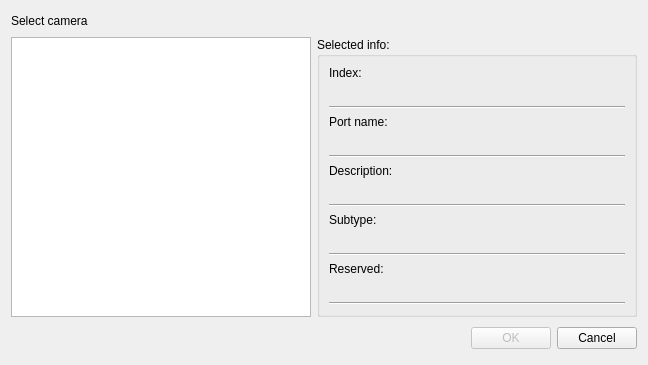
<?xml version="1.0" encoding="UTF-8"?>
<ui version="4.0">
 <class>CameraSelectionClass</class>
 <widget class="QDialog" name="CameraSelectionClass">
  <property name="windowModality">
   <enum>Qt::ApplicationModal</enum>
  </property>
  <property name="windowTitle">
   <string>Camera selection</string>
  </property>
  <layout class="QVBoxLayout" name="verticalLayout">
   <item>
    <layout class="QHBoxLayout" name="horizontalLayout">
     <item>
      <widget class="QLabel" name="welcomeLabel">
       <property name="text">
        <string>Select camera</string>
       </property>
      </widget>
     </item>
     <item>
      <spacer name="horizontalSpacer">
       <property name="orientation">
        <enum>Qt::Horizontal</enum>
       </property>
       <property name="sizeHint" stdset="0">
        <size>
         <width>40</width>
         <height>20</height>
        </size>
       </property>
      </spacer>
     </item>
    </layout>
   </item>
   <item>
    <layout class="QHBoxLayout" name="horizontalLayout_2">
     <item>
      <widget class="QListWidget" name="camerasListWidget">
       <property name="minimumSize">
        <size>
         <width>300</width>
         <height>0</height>
        </size>
       </property>
       <property name="editTriggers">
        <set>QAbstractItemView::NoEditTriggers</set>
       </property>
       <property name="defaultDropAction">
        <enum>Qt::IgnoreAction</enum>
       </property>
      </widget>
     </item>
     <item>
      <layout class="QVBoxLayout" name="verticalLayout_8">
       <property name="spacing">
        <number>0</number>
       </property>
       <item>
        <widget class="QGroupBox" name="selectedGroupBox">
         <property name="minimumSize">
          <size>
           <width>320</width>
           <height>0</height>
          </size>
         </property>
         <property name="title">
          <string>Selected info:</string>
         </property>
         <layout class="QVBoxLayout" name="verticalLayout_2">
          <item>
           <widget class="QLabel" name="indexLabel">
            <property name="text">
             <string>Index:</string>
            </property>
           </widget>
          </item>
          <item>
           <widget class="QLabel" name="indexDataLabel">
            <property name="text">
             <string/>
            </property>
           </widget>
          </item>
          <item>
           <widget class="Line" name="line">
            <property name="orientation">
             <enum>Qt::Horizontal</enum>
            </property>
           </widget>
          </item>
          <item>
           <widget class="QLabel" name="portNameLabel">
            <property name="text">
             <string>Port name:</string>
            </property>
           </widget>
          </item>
          <item>
           <widget class="QLabel" name="portNameDataLabel">
            <property name="text">
             <string/>
            </property>
           </widget>
          </item>
          <item>
           <widget class="Line" name="line_2">
            <property name="orientation">
             <enum>Qt::Horizontal</enum>
            </property>
           </widget>
          </item>
          <item>
           <widget class="QLabel" name="descriptionLabel">
            <property name="text">
             <string>Description:</string>
            </property>
           </widget>
          </item>
          <item>
           <widget class="QLabel" name="descriptionDataLabel">
            <property name="text">
             <string/>
            </property>
           </widget>
          </item>
          <item>
           <widget class="Line" name="line_4">
            <property name="orientation">
             <enum>Qt::Horizontal</enum>
            </property>
           </widget>
          </item>
          <item>
           <widget class="QLabel" name="subtypeLabel">
            <property name="text">
             <string>Subtype:</string>
            </property>
           </widget>
          </item>
          <item>
           <widget class="QLabel" name="subtypeDataLabel">
            <property name="text">
             <string/>
            </property>
           </widget>
          </item>
          <item>
           <widget class="Line" name="line_3">
            <property name="orientation">
             <enum>Qt::Horizontal</enum>
            </property>
           </widget>
          </item>
          <item>
           <widget class="QLabel" name="reservedLabel">
            <property name="text">
             <string>Reserved:</string>
            </property>
           </widget>
          </item>
          <item>
           <widget class="QLabel" name="reservedDataLabel">
            <property name="text">
             <string/>
            </property>
           </widget>
          </item>
          <item>
           <widget class="Line" name="line_5">
            <property name="orientation">
             <enum>Qt::Horizontal</enum>
            </property>
           </widget>
          </item>
         </layout>
        </widget>
       </item>
       <item>
        <spacer name="verticalSpacer">
         <property name="orientation">
          <enum>Qt::Vertical</enum>
         </property>
         <property name="sizeType">
          <enum>QSizePolicy::MinimumExpanding</enum>
         </property>
         <property name="sizeHint" stdset="0">
          <size>
           <width>0</width>
           <height>0</height>
          </size>
         </property>
        </spacer>
       </item>
      </layout>
     </item>
    </layout>
   </item>
   <item>
    <layout class="QHBoxLayout" name="horizontalLayout_6">
     <item>
      <spacer name="horizontalSpacer_5">
       <property name="orientation">
        <enum>Qt::Horizontal</enum>
       </property>
       <property name="sizeHint" stdset="0">
        <size>
         <width>131</width>
         <height>31</height>
        </size>
       </property>
      </spacer>
     </item>
     <item>
      <widget class="QPushButton" name="okButton">
       <property name="enabled">
        <bool>false</bool>
       </property>
       <property name="text">
        <string>OK</string>
       </property>
      </widget>
     </item>
     <item>
      <widget class="QPushButton" name="cancelButton">
       <property name="text">
        <string>Cancel</string>
       </property>
      </widget>
     </item>
    </layout>
   </item>
  </layout>
 </widget>
 <resources/>
 <connections>
  <connection>
   <sender>okButton</sender>
   <signal>clicked()</signal>
   <receiver>CameraSelectionClass</receiver>
   <slot>accept()</slot>
   <hints>
    <hint type="sourcelabel">
     <x>752</x>
     <y>264</y>
    </hint>
    <hint type="destinationlabel">
     <x>96</x>
     <y>254</y>
    </hint>
   </hints>
  </connection>
  <connection>
   <sender>cancelButton</sender>
   <signal>clicked()</signal>
   <receiver>CameraSelectionClass</receiver>
   <slot>reject()</slot>
   <hints>
    <hint type="sourcelabel">
     <x>833</x>
     <y>264</y>
    </hint>
    <hint type="destinationlabel">
     <x>179</x>
     <y>282</y>
    </hint>
   </hints>
  </connection>
  <connection>
   <sender>camerasListWidget</sender>
   <signal>itemSelectionChanged()</signal>
   <receiver>CameraSelectionClass</receiver>
   <slot>itemSelectionChanged()</slot>
   <hints>
    <hint type="sourcelabel">
     <x>269</x>
     <y>140</y>
    </hint>
    <hint type="destinationlabel">
     <x>411</x>
     <y>1</y>
    </hint>
   </hints>
  </connection>
  <connection>
   <sender>camerasListWidget</sender>
   <signal>itemDoubleClicked(QListWidgetItem*)</signal>
   <receiver>CameraSelectionClass</receiver>
   <slot>itemDoubleClicked()</slot>
   <hints>
    <hint type="sourcelabel">
     <x>93</x>
     <y>101</y>
    </hint>
    <hint type="destinationlabel">
     <x>158</x>
     <y>17</y>
    </hint>
   </hints>
  </connection>
 </connections>
 <slots>
  <slot>itemSelectionChanged()</slot>
  <slot>itemDoubleClicked()</slot>
 </slots>
</ui>
